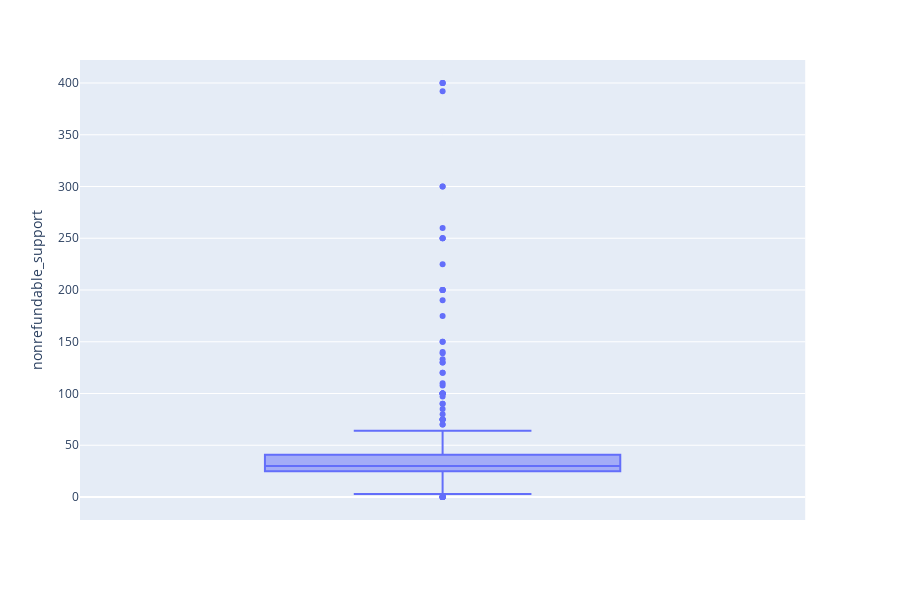

Notebook cell for this chart:
### Markdown cell above
Изучим информацию о фильмах с наибольшим объемом гос.поддержки.

### Code cell
fig = px.box(sponsored_movies, y='nonrefundable_support')
fig.show()

### Figure 1 — Plotly figure (JSON) as saved in the notebook; plotly's stock layout.template omitted (floating-point values rounded to 4 significant figures; data arrays with more than 128 entries replaced by an {"elided": "..."} marker saying what was removed)
{"data": [{"alignmentgroup": "True", "hoverlabel": {"namelength": 0}, "hovertemplate": "nonrefundable_support=%{y}", "legendgroup": "", "marker": {"color": "#636efa"}, "name": "", "notched": false, "offsetgroup": "", "orientation": "v", "showlegend": false, "type": "box", "x0": " ", "xaxis": "x", "y": {"elided": "332 float values"}, "y0": " ", "yaxis": "y"}], "layout": {"boxmode": "group", "height": 600, "legend": {"tracegroupgap": 0}, "margin": {"t": 60}, "xaxis": {"anchor": "y", "domain": [0, 0.98]}, "yaxis": {"anchor": "x", "domain": [0, 1], "title": {"text": "nonrefundable_support"}}}}
